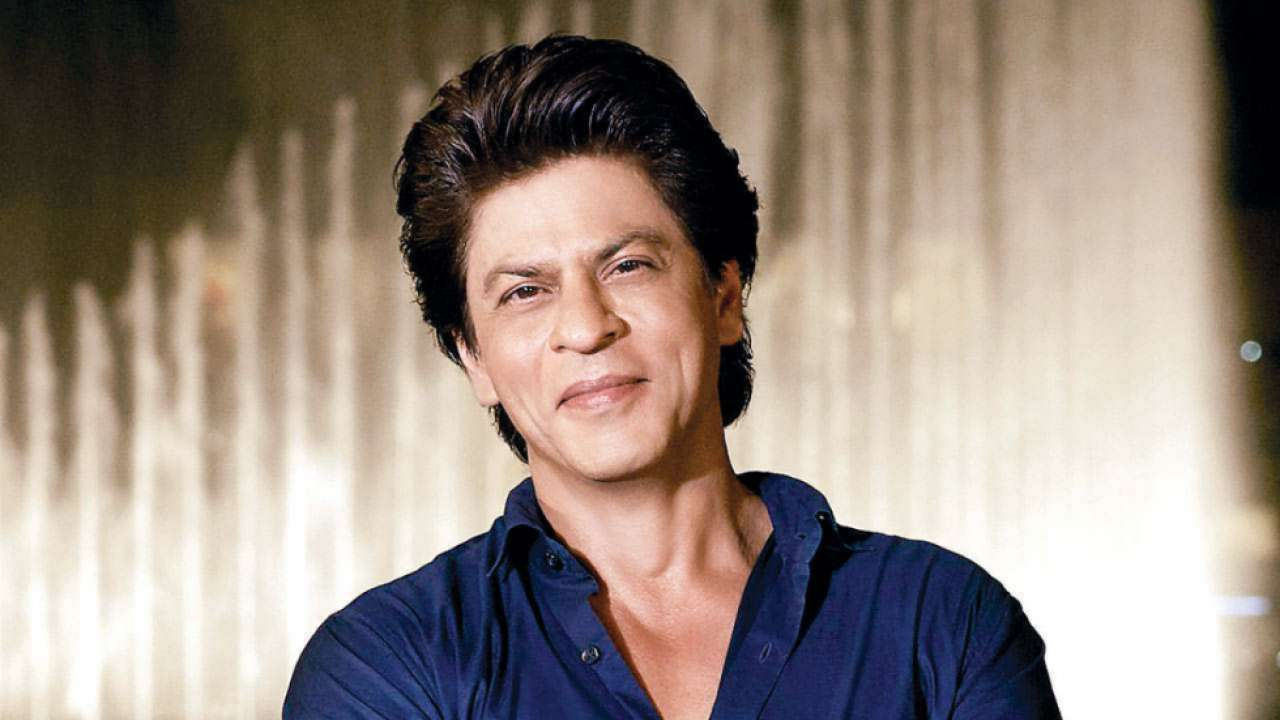
#> input picture Opencv/DAY_1/Sec-1_Basics_of_CV/srk.jpg, 1280 x 720 px
$ jupyter execute 5_Colors_Red_Green_Blue.ipynb
#> lines starting #> are read from the running program, lines starting #| are printed output that depends on the picture
## Let's take a closer look at color spaces

You may have remembered we talked about images being stored in RGB (Red Green Blue) color Spaces. Let's take a look at that in OpenCV.

### First thing to remember about OpenCV's RGB is that it's BGR (I know, this is annoying)

Let's look at the image shape again. The '3L'

[cell 1]
import cv2
import numpy as np
from matplotlib import pyplot as plt
image = cv2.imread('srk.jpg')
#> image is the input picture: shape (720, 1280, 3); mean B, G, R 128.5, 138.6, 152.7

[cell 2]
B, G, R = cv2.split(image)
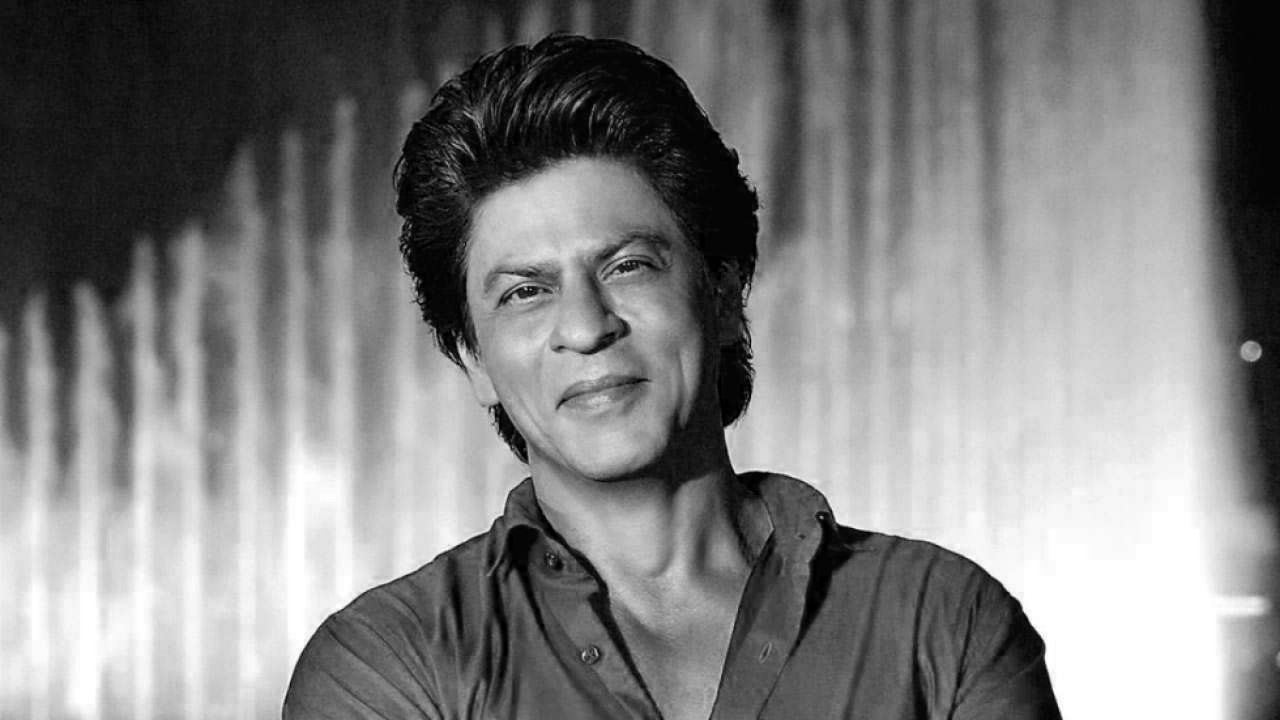
#> B: shape (720, 1280); min 0, max 255, mean 128.5
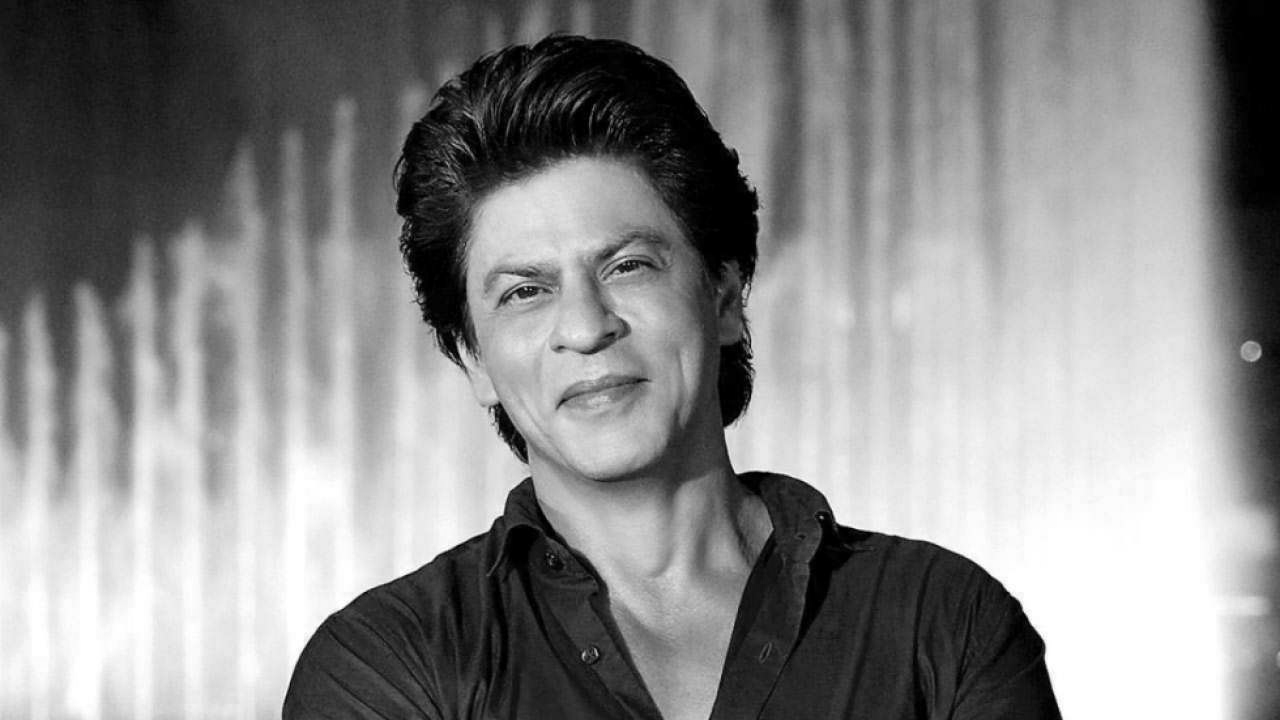
#> G: shape (720, 1280); min 0, max 255, mean 138.6
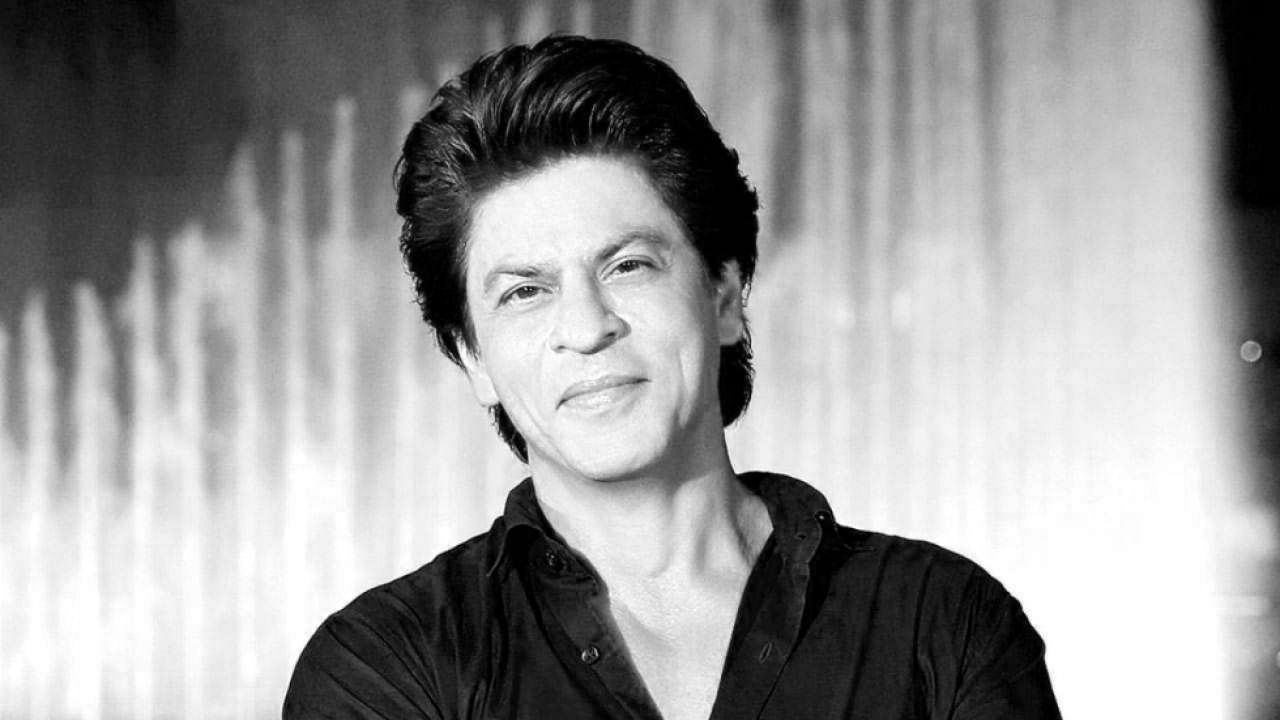
#> R: shape (720, 1280); min 0, max 255, mean 152.7

# Let's create a matrix of zeros
# with dimensions of the image h x w
zeros = np.zeros(image.shape[:2], dtype = "uint8")


row, col = 1, 3
fig, axs = plt.subplots(row, col, figsize=(15, 10))
fig.tight_layout()

axs[0].imshow(cv2.merge([R, zeros, zeros]))
axs[0].set_title('Red')

axs[1].imshow(cv2.merge([zeros, G, zeros]))
axs[1].set_title('Green')

axs[2].imshow(cv2.merge([zeros, zeros, B]))
axs[2].set_title('Blue')

plt.show()
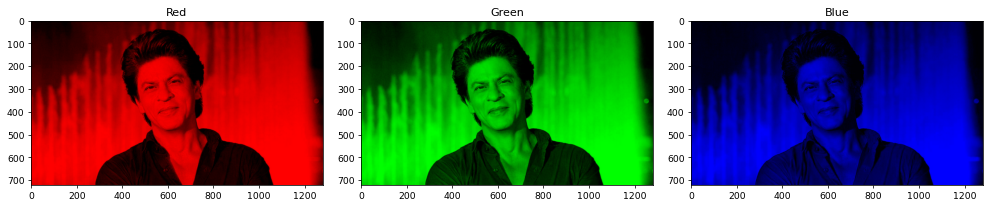
#> figure drawn by matplotlib, 3 panels

$ run again, with Opencv/DAY_1/Sec-1_Basics_of_CV/pizza.jpg copied over Opencv/DAY_1/Sec-1_Basics_of_CV/srk.jpg
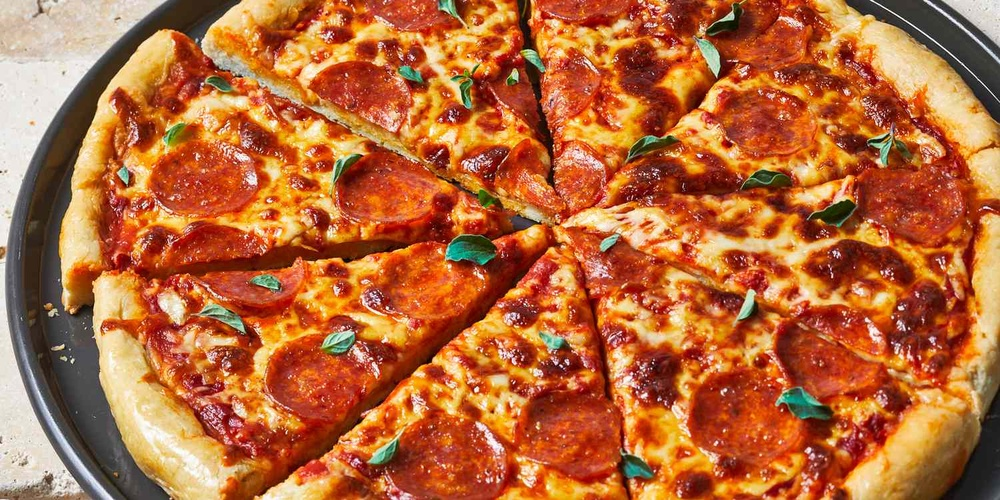
#> input picture Opencv/DAY_1/Sec-1_Basics_of_CV/pizza.jpg, 1000 x 500 px, shrunk from 1500 x 750 before the run
#> image is the input picture: shape (500, 1000, 3); mean B, G, R 57.7, 104.8, 182.4
#> `B, G, R = cv2.split(image)`:
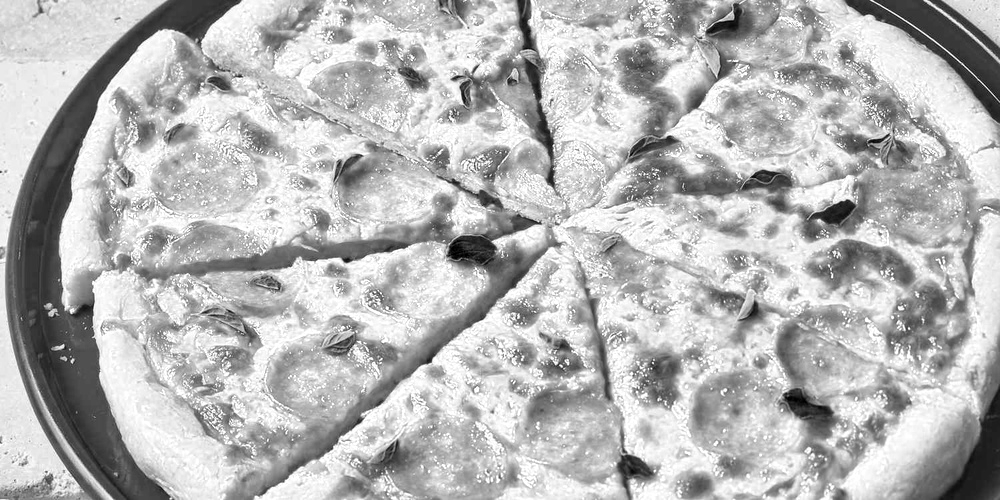
#> R: shape (500, 1000); min 0, max 255, mean 182.4
#> `plt.show()`:
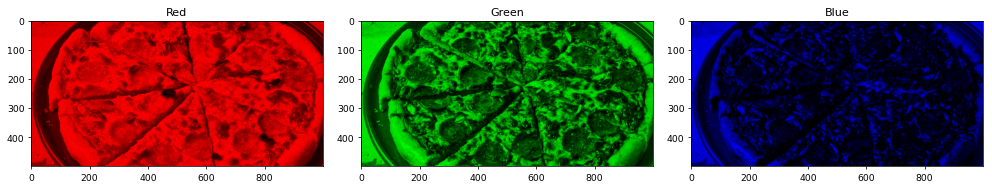
#> figure drawn by matplotlib, 3 panels
